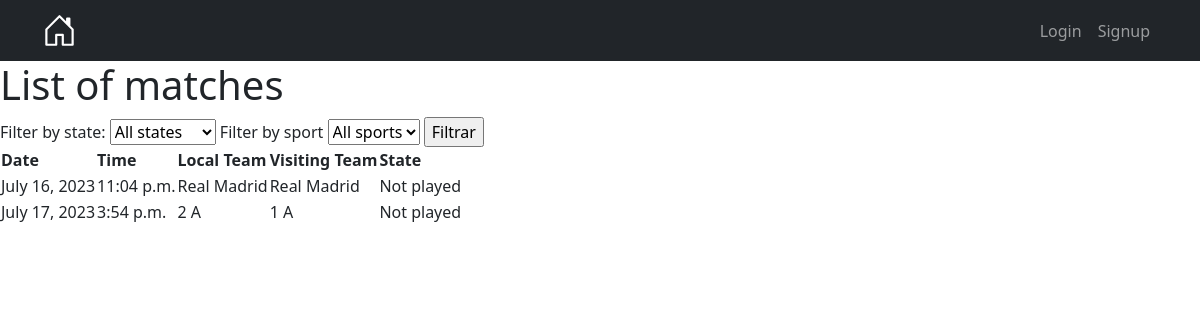
/games/, run on the app's committed database.
### myapp/models.py (models this page shows, shortened)
class Game(models.Model):
    date = models.DateField()
    hour = models.TimeField(default='00:00:00')
    team_local = models.ForeignKey(Team, on_delete=models.SET_NULL, null=True, related_name='teamLocal')
    team_visitor = models.ForeignKey(Team, on_delete=models.SET_NULL, null=True, related_name='teamVisitor')
    state = models.CharField(max_length=50, choices=[(tag.name, tag.value) for tag in State],
                             default=State.NOT_PLAYED.value)
    winner = models.ForeignKey(Team, on_delete=models.SET_NULL, null=True, blank=True, related_name='winning_games')
    loser = models.ForeignKey(Team, on_delete=models.SET_NULL, null=True, blank=True, related_name='losing_games')

class Team(models.Model):
    name = models.CharField(max_length=50)
    inscription = models.ForeignKey(Inscription, on_delete=models.CASCADE, related_name='teams', null=True)
    player_list = models.ManyToManyField(Player, related_name='teams')
    goals_scored = models.IntegerField(default=0)
    goals_received = models.IntegerField(default=0)

### myapp/views.py (the view)
# urls.py: path('games/', views.game_list, name='game_list'),
def game_list(request):
    games = Game.objects.all()
    states = State.choices
    sports = Sport.objects.all()
    selected_state = request.GET.get('state')
    if selected_state and selected_state in dict(State.choices):
        games = games.filter(state=selected_state)
    selected_sport = request.GET.get('sport')
    if selected_sport:
        games = games.filter(team_local__inscription__sport_list_id=selected_sport) | \
                games.filter(team_visitor__inscription__sport_list_id=selected_sport)
    return render(request, 'game_list.html', {
        'games': games,
        'states': states,
        'sports': sports,
        'selected_state': selected_state,
        'selected_sport': selected_sport,
    })

### myapp/templates/game_list.html (shortened to what this page needs)
{% extends 'base.html' %}
{% block content %}
    <head>
    </head>
    <main>
        <h1>List of matches</h1>
        <form method="get" action="{% url 'game_list' %}">
            <label for="state">Filter by state:</label>
            <select id="state" name="state">
                <option value="">All states</option>
            </select>
            <label for="sport">Filter by sport</label>
            <select id="sport" name="sport">
                <option value="">All sports</option>
            </select>
            <input type="submit" value="Filtrar">
        </form>
        <table>
            <thead>
            <tr>
                <th>Date</th>
                <th>Time</th>
                <th>Local Team</th>
                <th>Visiting Team</th>
                <th>State</th>
            </tr>
            </thead>
            <tbody>
            {% for game in games %}
                <tr class="clickable-row" data-href="{% url 'game_detail' game.id %}">
                    <td>{{ game.date }}</td>
                    <td>{{ game.hour }}</td>
                    <td>{{ game.team_local.name }}</td>
                    <td>{{ game.team_visitor.name }}</td>
                    <td>{{ game.get_state_display }}</td>
                </tr>
            {% endfor %}
            </tbody>
        </table>
    </main>
{% endblock %}

### data on the page
Game: date "July 16, 2023", hour "11:04 p.m.", team_local.name "Real Madrid", team_visitor.name "Real Madrid", state "Not played"
Game: date "July 17, 2023", hour "3:54 p.m.", team_local.name "2 A", team_visitor.name "1 A", state "Not played"
